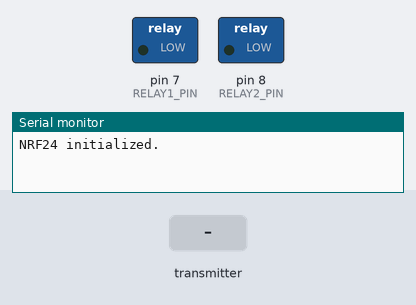
Recording of a sketch running on a simulated Arduino Uno, built with avr-gcc and run on an emulated ATmega328P. On the bench: switched loads named in the sketch (green lamp = pin HIGH), the last lines printed to the serial monitor. The inputs (shaded band) are chosen by the test bench. No radio packets arrive unless stated.

Above: at 1.2 s.
1.3 s: the transmitter starts sending turnOnRelays = 1
At 2.1 s:
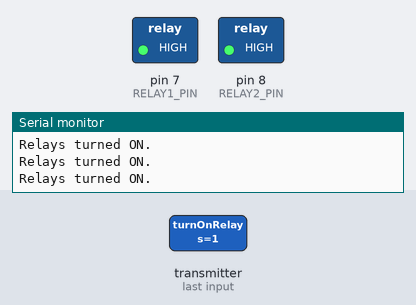
2.8 s: the transmitter starts sending turnOnRelays = 0
At 3.2 s:
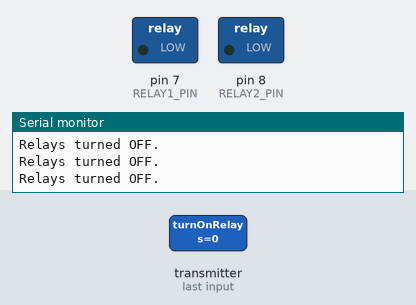
Timing chart, 0 to 5.8 s (numbered marks = the images above; inputs shaded):
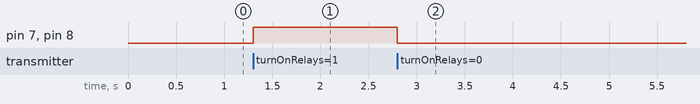

Measured:
- after the input at 1.3 s, pin 7 (RELAY1_PIN), pin 8 (RELAY2_PIN): LOW → HIGH at once
- after the input at 2.8 s, pin 7 (RELAY1_PIN), pin 8 (RELAY2_PIN): HIGH → LOW at once

The sketch:

client_relaycontroller.ino
```cpp
/*

Second Client Code (Relay Controller)


*/
#include <SPI.h>
#include <nRF24L01.h>
#include <RF24.h>

// Define the CE and CSN pins
#define CE_PIN 9
#define CSN_PIN 10

// Create an instance of the RF24 class
RF24 radio(CE_PIN, CSN_PIN);

// Define the address for communication with the server
const byte serverAddress[6] = "00002";

// Pins for controlling the relays
#define RELAY1_PIN 7
#define RELAY2_PIN 8

// Structure to hold the command from the server
struct CommandPacket {
  bool turnOnRelays;
};

void setup() {
  // Initialize serial communication
  Serial.begin(9600);

  // Initialize the NRF24 module
  if (radio.begin()) {
    Serial.println("NRF24 initialized.");
  } else {
    Serial.println("NRF24 initialization failed.");
    while (1);
  }

  // Set the address for communication with the server
  radio.openReadingPipe(0, serverAddress);

  // Set the module as a receiver
  radio.startListening();

  // Set relay pins as output
  pinMode(RELAY1_PIN, OUTPUT);
  pinMode(RELAY2_PIN, OUTPUT);

  // Ensure relays are off initially
  digitalWrite(RELAY1_PIN, LOW);
  digitalWrite(RELAY2_PIN, LOW);
}

void loop() {
  // Check if there is data available to read
  if (radio.available()) {
    // Variable to store the received command
    CommandPacket command;

    // Read the command
    radio.read(&command, sizeof(command));

    // Control the relays based on the command
    if (command.turnOnRelays) {
      digitalWrite(RELAY1_PIN, HIGH);
      digitalWrite(RELAY2_PIN, HIGH);
      Serial.println("Relays turned ON.");
    } else {
      digitalWrite(RELAY1_PIN, LOW);
      digitalWrite(RELAY2_PIN, LOW);
      Serial.println("Relays turned OFF.");
    }
  }
}
```

listener.cpp
```cpp
#include <SPI.h>
#include <nRF24L01.h>
#include <RF24.h>

// Define the CE and CSN pins
#define CE_PIN 9
#define CSN_PIN 10

// Create an instance of the RF24 class
RF24 radio(CE_PIN, CSN_PIN);

// Define the address for communication
const byte address[6] = "00001";

void setup() {
  // Initialize serial communication
  Serial.begin(9600);

  // Initialize the NRF24 module
  if (radio.begin()) {
    Serial.println("NRF24 initialized.");
  } else {
    Serial.println("NRF24 initialization failed.");
    while (1);
  }

  // Set the address for communication
  radio.openReadingPipe(0, address);

  // Set the module as a receiver
  radio.startListening();
}

void loop() {
  // Check if there is data available to read
  if (radio.available()) {
    // Variable to store the received ADC value
    int adcValue = 0;

    // Read the data
    radio.read(&adcValue, sizeof(adcValue));

    // Print the received value to the serial monitor
    Serial.print("Received: ");
    Serial.println(adcValue);
  }
}
```

transensors.cpp
```cpp
#include <SPI.h>
#include <nRF24L01.h>
#include <RF24.h>

// Define the CE and CSN pins
#define CE_PIN 9
#define CSN_PIN 10

// Create an instance of the RF24 class
RF24 radio(CE_PIN, CSN_PIN);

// Define the address for communication
const byte address[6] = "00001";

// Analog pin for reading data
#define ADC_PIN A0

// Digital pins for door switches
#define DOOR_SWITCH_1 2
#define DOOR_SWITCH_2 3

// Structure to hold the data to be sent
struct DataPacket {
  int adcValue;
  bool door1State;
  bool door2State;
};

void setup() {
  // Initialize serial communication
  Serial.begin(9600);

  // Initialize the NRF24 module
  if (radio.begin()) {
    Serial.println("NRF24 initialized.");
  } else {
    Serial.println("NRF24 initialization failed.");
    while (1);
  }

  // Set the address for communication
  radio.openWritingPipe(address);

  // Set the module as a transmitter
  radio.stopListening();

  // Set door switch pins as input
  pinMode(DOOR_SWITCH_1, INPUT_PULLUP);
  pinMode(DOOR_SWITCH_2, INPUT_PULLUP);
}

void loop() {
  // Create a data packet
  DataPacket data;

  // Read the analog value from the ADC pin
  data.adcValue = analogRead(ADC_PIN);

  // Read the state of the door switches
  data.door1State = digitalRead(DOOR_SWITCH_1);
  data.door2State = digitalRead(DOOR_SWITCH_2);

  // Send the data packet to the receiver
  bool success = radio.write(&data, sizeof(data));

  // Print the result to the serial monitor
  if (success) {
    Serial.print("Sent - ADC: ");
    Serial.print(data.adcValue);
    Serial.print(", Door1: ");
    Serial.print(data.door1State ? "Open" : "Closed");
    Serial.print(", Door2: ");
    Serial.println(data.door2State ? "Open" : "Closed");
  } else {
    Serial.println("Failed to send data.");
  }

  // Wait for a short period before sending the next value
  delay(1000);
}
```
